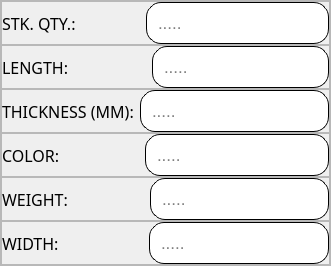
                             <widget class="QFrame" name="frame_29">
                              <property name="frameShape">
                               <enum>QFrame::StyledPanel</enum>
                              </property>
                              <property name="frameShadow">
                               <enum>QFrame::Raised</enum>
                              </property>
                              <layout class="QVBoxLayout" name="verticalLayout_30">
                               <property name="spacing">
                                <number>0</number>
                               </property>
                               <property name="leftMargin">
                                <number>0</number>
                               </property>
                               <property name="topMargin">
                                <number>0</number>
                               </property>
                               <property name="rightMargin">
                                <number>0</number>
                               </property>
                               <property name="bottomMargin">
                                <number>0</number>
                               </property>
                               <item>
                                <widget class="QFrame" name="frame_30">
                                 <property name="frameShape">
                                  <enum>QFrame::StyledPanel</enum>
                                 </property>
                                 <property name="frameShadow">
                                  <enum>QFrame::Raised</enum>
                                 </property>
                                 <layout class="QHBoxLayout" name="horizontalLayout_48">
                                  <property name="spacing">
                                   <number>70</number>
                                  </property>
                                  <property name="leftMargin">
                                   <number>0</number>
                                  </property>
                                  <property name="topMargin">
                                   <number>0</number>
                                  </property>
                                  <property name="rightMargin">
                                   <number>0</number>
                                  </property>
                                  <property name="bottomMargin">
                                   <number>0</number>
                                  </property>
                                  <item>
                                   <widget class="QLabel" name="label_112">
                                    <property name="font">
                                     <font>
                                      <family>Poppins Medium</family>
                                      <pointsize>12</pointsize>
                                      <weight>50</weight>
                                      <bold>false</bold>
                                     </font>
                                    </property>
                                    <property name="styleSheet">
                                     <string notr="true">    background-color: transparent;
</string>
                                    </property>
                                    <property name="text">
                                     <string>STK. QTY.:</string>
                                    </property>
                                   </widget>
                                  </item>
                                  <item>
                                   <widget class="QLineEdit" name="lineEdit_AddROOF_prodCode_16">
                                    <property name="font">
                                     <font>
                                      <pointsize>13</pointsize>
                                     </font>
                                    </property>
                                    <property name="styleSheet">
                                     <string notr="true">    background-color: #ffffff;
    color: black;
    border-radius: 15px;
border: 1px solid #000000; 
    padding: 9px;
</string>
                                    </property>
                                    <property name="placeholderText">
                                     <string>.....</string>
                                    </property>
                                   </widget>
                                  </item>
                                 </layout>
                                </widget>
                               </item>
                               <item>
                                <widget class="QFrame" name="frame_31">
                                 <property name="frameShape">
                                  <enum>QFrame::StyledPanel</enum>
                                 </property>
                                 <property name="frameShadow">
                                  <enum>QFrame::Raised</enum>
                                 </property>
                                 <layout class="QHBoxLayout" name="horizontalLayout_49">
                                  <property name="spacing">
                                   <number>83</number>
                                  </property>
                                  <property name="leftMargin">
                                   <number>0</number>
                                  </property>
                                  <property name="topMargin">
                                   <number>0</number>
                                  </property>
                                  <property name="rightMargin">
                                   <number>0</number>
                                  </property>
                                  <property name="bottomMargin">
                                   <number>0</number>
                                  </property>
                                  <item>
                                   <widget class="QLabel" name="label_113">
                                    <property name="font">
                                     <font>
                                      <family>Poppins Medium</family>
                                      <pointsize>12</pointsize>
                                      <weight>50</weight>
                                      <bold>false</bold>
                                     </font>
                                    </property>
                                    <property name="styleSheet">
                                     <string notr="true">    background-color: transparent;
</string>
                                    </property>
                                    <property name="text">
                                     <string>LENGTH:</string>
                                    </property>
                                   </widget>
                                  </item>
                                  <item>
                                   <widget class="QLineEdit" name="lineEdit_AddROOF_prodCode_17">
                                    <property name="font">
                                     <font>
                                      <pointsize>13</pointsize>
                                     </font>
                                    </property>
                                    <property name="styleSheet">
                                     <string notr="true">    background-color: #ffffff;
    color: black;
    border-radius: 15px;
border: 1px solid #000000; 
    padding: 9px;
</string>
                                    </property>
                                    <property name="placeholderText">
                                     <string>.....</string>
                                    </property>
                                   </widget>
                                  </item>
                                 </layout>
                                </widget>
                               </item>
                               <item>
                                <widget class="QFrame" name="frame_32">
                                 <property name="frameShape">
                                  <enum>QFrame::StyledPanel</enum>
                                 </property>
                                 <property name="frameShadow">
                                  <enum>QFrame::Raised</enum>
                                 </property>
                                 <layout class="QHBoxLayout" name="horizontalLayout_50">
                                  <property name="spacing">
                                   <number>6</number>
                                  </property>
                                  <property name="leftMargin">
                                   <number>0</number>
                                  </property>
                                  <property name="topMargin">
                                   <number>0</number>
                                  </property>
                                  <property name="rightMargin">
                                   <number>0</number>
                                  </property>
                                  <property name="bottomMargin">
                                   <number>0</number>
                                  </property>
                                  <item>
                                   <widget class="QLabel" name="label_114">
                                    <property name="font">
                                     <font>
                                      <family>Poppins Medium</family>
                                      <pointsize>12</pointsize>
                                      <weight>50</weight>
                                      <bold>false</bold>
                                     </font>
                                    </property>
                                    <property name="styleSheet">
                                     <string notr="true">    background-color: transparent;
</string>
                                    </property>
                                    <property name="text">
                                     <string>THICKNESS (MM):</string>
                                    </property>
                                   </widget>
                                  </item>
                                  <item>
                                   <widget class="QLineEdit" name="lineEdit_AddROOF_prodCode_18">
                                    <property name="font">
                                     <font>
                                      <pointsize>13</pointsize>
                                     </font>
                                    </property>
                                    <property name="styleSheet">
                                     <string notr="true">    background-color: #ffffff;
    color: black;
    border-radius: 15px;
border: 1px solid #000000; 
    padding: 9px;
</string>
                                    </property>
                                    <property name="placeholderText">
                                     <string>.....</string>
                                    </property>
                                   </widget>
                                  </item>
                                 </layout>
                                </widget>
                               </item>
                               <item>
                                <widget class="QFrame" name="frame_33">
                                 <property name="frameShape">
                                  <enum>QFrame::StyledPanel</enum>
                                 </property>
                                 <property name="frameShadow">
                                  <enum>QFrame::Raised</enum>
                                 </property>
                                 <layout class="QHBoxLayout" name="horizontalLayout_51">
                                  <property name="spacing">
                                   <number>85</number>
                                  </property>
                                  <property name="leftMargin">
                                   <number>0</number>
                                  </property>
                                  <property name="topMargin">
                                   <number>0</number>
                                  </property>
                                  <property name="rightMargin">
                                   <number>0</number>
                                  </property>
                                  <property name="bottomMargin">
                                   <number>0</number>
                                  </property>
                                  <item>
                                   <widget class="QLabel" name="label_115">
                                    <property name="font">
                                     <font>
                                      <family>Poppins Medium</family>
                                      <pointsize>12</pointsize>
                                      <weight>50</weight>
                                      <bold>false</bold>
                                     </font>
                                    </property>
                                    <property name="styleSheet">
                                     <string notr="true">    background-color: transparent;
</string>
                                    </property>
                                    <property name="text">
                                     <string>COLOR:</string>
                                    </property>
                                   </widget>
                                  </item>
                                  <item>
                                   <widget class="QLineEdit" name="lineEdit_AddROOF_prodCode_19">
                                    <property name="font">
                                     <font>
                                      <pointsize>13</pointsize>
                                     </font>
                                    </property>
                                    <property name="styleSheet">
                                     <string notr="true">    background-color: #ffffff;
    color: black;
    border-radius: 15px;
border: 1px solid #000000; 
    padding: 9px;
</string>
                                    </property>
                                    <property name="placeholderText">
                                     <string>.....</string>
                                    </property>
                                   </widget>
                                  </item>
                                 </layout>
                                </widget>
                               </item>
                               <item>
                                <widget class="QFrame" name="frame_34">
                                 <property name="frameShape">
                                  <enum>QFrame::StyledPanel</enum>
                                 </property>
                                 <property name="frameShadow">
                                  <enum>QFrame::Raised</enum>
                                 </property>
                                 <layout class="QHBoxLayout" name="horizontalLayout_52">
                                  <property name="spacing">
                                   <number>82</number>
                                  </property>
                                  <property name="leftMargin">
                                   <number>0</number>
                                  </property>
                                  <property name="topMargin">
                                   <number>0</number>
                                  </property>
                                  <property name="rightMargin">
                                   <number>0</number>
                                  </property>
                                  <property name="bottomMargin">
                                   <number>0</number>
                                  </property>
                                  <item>
                                   <widget class="QLabel" name="label_116">
                                    <property name="font">
                                     <font>
                                      <family>Poppins Medium</family>
                                      <pointsize>12</pointsize>
                                      <weight>50</weight>
                                      <bold>false</bold>
                                     </font>
                                    </property>
                                    <property name="styleSheet">
                                     <string notr="true">    background-color: transparent;
</string>
                                    </property>
                                    <property name="text">
                                     <string>WEIGHT:</string>
                                    </property>
                                   </widget>
                                  </item>
                                  <item>
                                   <widget class="QLineEdit" name="lineEdit_AddROOF_prodCode_20">
                                    <property name="font">
                                     <font>
                                      <pointsize>13</pointsize>
                                     </font>
                                    </property>
                                    <property name="styleSheet">
                                     <string notr="true">    background-color: #ffffff;
    color: black;
    border-radius: 15px;
border: 1px solid #000000; 
    padding: 9px;
</string>
                                    </property>
                                    <property name="placeholderText">
                                     <string>.....</string>
                                    </property>
                                   </widget>
                                  </item>
                                 </layout>
                                </widget>
                               </item>
                               <item>
                                <widget class="QFrame" name="frame_35">
                                 <property name="frameShape">
                                  <enum>QFrame::StyledPanel</enum>
                                 </property>
                                 <property name="frameShadow">
                                  <enum>QFrame::Raised</enum>
                                 </property>
                                 <layout class="QHBoxLayout" name="horizontalLayout_53">
                                  <property name="spacing">
                                   <number>90</number>
                                  </property>
                                  <property name="leftMargin">
                                   <number>0</number>
                                  </property>
                                  <property name="topMargin">
                                   <number>0</number>
                                  </property>
                                  <property name="rightMargin">
                                   <number>0</number>
                                  </property>
                                  <property name="bottomMargin">
                                   <number>0</number>
                                  </property>
                                  <item>
                                   <widget class="QLabel" name="label_117">
                                    <property name="font">
                                     <font>
                                      <family>Poppins Medium</family>
                                      <pointsize>12</pointsize>
                                      <weight>50</weight>
                                      <bold>false</bold>
                                     </font>
                                    </property>
                                    <property name="styleSheet">
                                     <string notr="true">    background-color: transparent;
</string>
                                    </property>
                                    <property name="text">
                                     <string>WIDTH:</string>
                                    </property>
                                   </widget>
                                  </item>
                                  <item>
                                   <widget class="QLineEdit" name="lineEdit_AddROOF_prodCode_21">
                                    <property name="font">
                                     <font>
                                      <pointsize>13</pointsize>
                                     </font>
                                    </property>
                                    <property name="styleSheet">
                                     <string notr="true">    background-color: #ffffff;
    color: black;
    border-radius: 15px;
border: 1px solid #000000; 
    padding: 9px;
</string>
                                    </property>
                                    <property name="placeholderText">
                                     <string>.....</string>
                                    </property>
                                   </widget>
                                  </item>
                                 </layout>
                                </widget>
                               </item>
                              </layout>
                             </widget>
